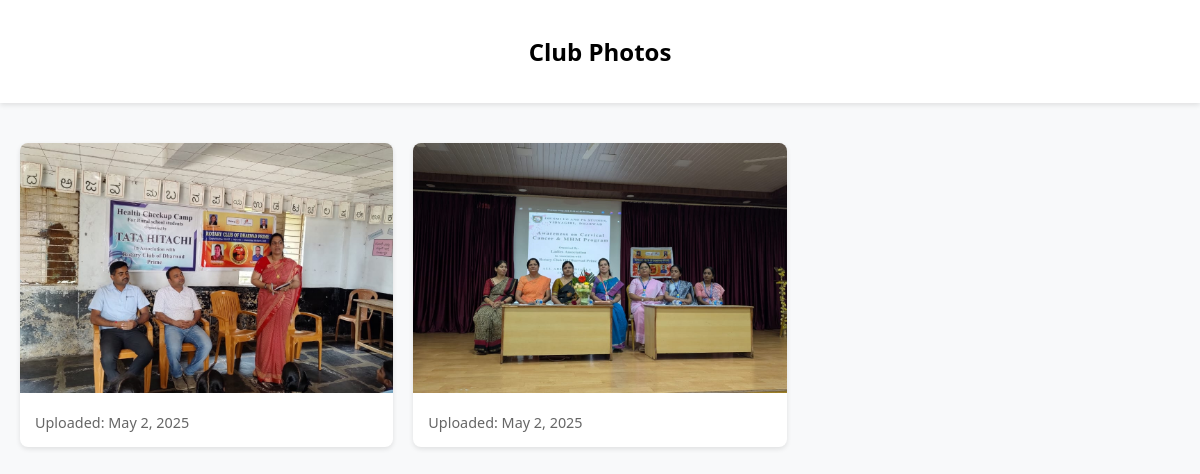
Page /templates/member_photos.php (signed in) on the committed database.
### tables this page shows
CREATE TABLE IF NOT EXISTS `club_photos` (
  `id` int NOT NULL AUTO_INCREMENT,
  `photo_path` varchar(255) NOT NULL,
  `uploaded_at` timestamp NULL DEFAULT CURRENT_TIMESTAMP,
  PRIMARY KEY (`id`)
);

### templates/member_photos.php (the view, shortened to what this page needs)
<?php
$conn = new mysqli('localhost', 'root', '', 'club management');
$photos = [];
$query = "SELECT * FROM club_photos ORDER BY uploaded_at DESC";
$result = $conn->query($query);
if ($result) {
    while ($row = $result->fetch_assoc()) {
        $photos[] = $row;
    }
}
?>
<!DOCTYPE html>
<html lang="en">
<head>
    <link rel="stylesheet" href="https://cdnjs.cloudflare.com/ajax/libs/font-awesome/6.0.0/css/all.min.css">
</head>
<body>
<div class="header">
    <h2>Club Photos</h2>
</div>
<div class="photos-container">
    <?php if (count($photos) > 0): ?>
        <div class="photos-grid">
            <?php foreach ($photos as $photo): ?>
                <div class="photo-card" onclick="openModal('<?php echo htmlspecialchars($photo['photo_path']); ?>')">
                    <img src="<?php echo htmlspecialchars($photo['photo_path']); ?>" alt="Club Photo" class="photo-img">
                    <div class="photo-info">
                        <div class="upload-date">
                            Uploaded: <?php echo date('M j, Y', strtotime($photo['uploaded_at'])); ?>
                        </div>
                    </div>
                </div>
            <?php endforeach; ?>
        </div>
    <?php endif; ?>
</div>
</body>
</html>

### templates/member_photos.php (style rules this page uses)
:root { --primary-color: #3498db; --secondary-color: #2c3e50; --accent-color: #e74c3c; --light-bg: #f8f9fa; }
body { margin: 0; font-family: 'Segoe UI', sans-serif; background-color: var(--light-bg); }
.header { background: white; padding: 15px 20px; display: flex; justify-content: center; align-items: center; box-shadow: 0 2px 5px rgba(0,0,0,0.1); margin-bottom: 20px; }
.photos-container { max-width: 1200px; margin: 0 auto; padding: 20px; }
.photos-grid { display: grid; grid-template-columns: repeat(auto-fill, minmax(300px, 1fr)); gap: 20px; }
.photo-card { background: white; border-radius: 8px; overflow: hidden; box-shadow: 0 2px 5px rgba(0,0,0,0.1); cursor: pointer; transition: transform 0.3s; }
.photo-img { width: 100%; height: 250px; object-fit: cover; }
.photo-info { padding: 15px; }
.upload-date { color: #666; font-size: 0.9rem; }

### rows in the picture
club_photos: photo_path (picture), uploaded_at "May 2, 2025"
club_photos: photo_path (picture), uploaded_at "May 2, 2025"
